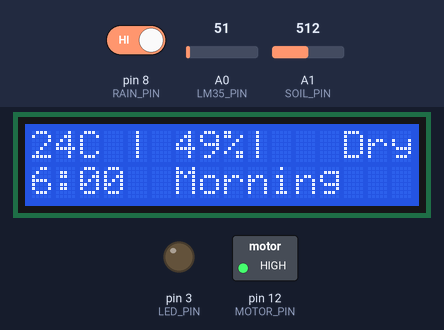
This sketch was run on a simulated Arduino Uno, built with avr-gcc and run on an emulated ATmega328P. Parts: 16×2 character LCD, switched loads named in the sketch (green lamp = pin HIGH), output pins drawn as LEDs (lit = HIGH). The inputs (shaded band) are chosen by the test bench; at power-on: pin 8 (RAIN_PIN) HIGH, A1 (SOIL_PIN) = 512, A0 (LM35_PIN) = 51. What the sketch prints to the serial monitor is not drawn.

Above: at 1.2 s.
1.3 s: pin 8 (RAIN_PIN) driven LOW
At 1.9 s:
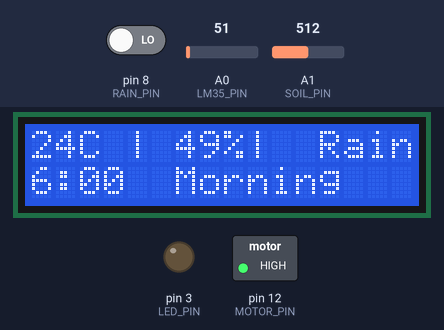
2.8 s: A1 (SOIL_PIN) set to 0
At 3.7 s:
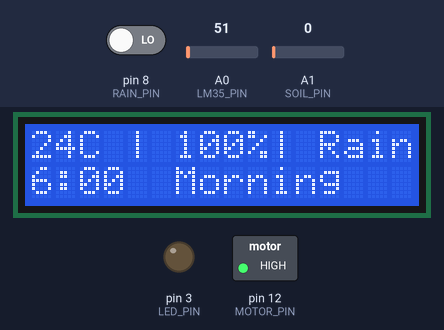
4.3 s: A1 (SOIL_PIN) set to 905
At 5.2 s:
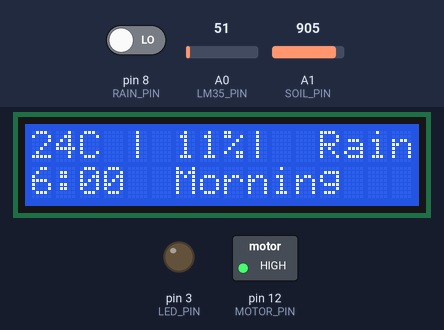
5.8 s: A1 (SOIL_PIN) set to 933
At 6.6 s:
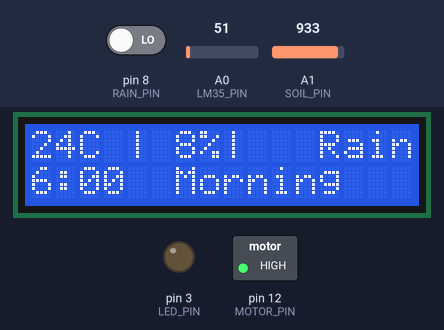
7.3 s: A0 (LM35_PIN) set to 61
At 7.7 s:
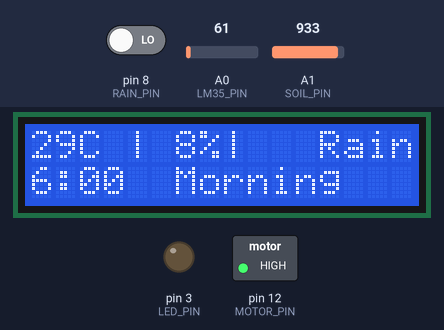
8.8 s: A0 (LM35_PIN) set to 71
At 9.9 s:
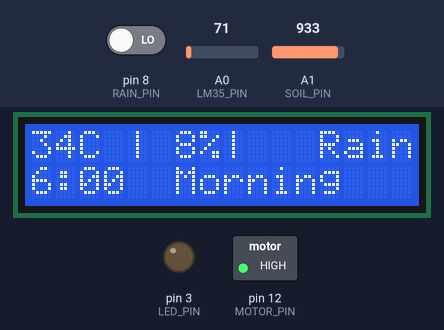
Timing chart, 0 to 11.3 s (numbered marks = the images above; inputs shaded):
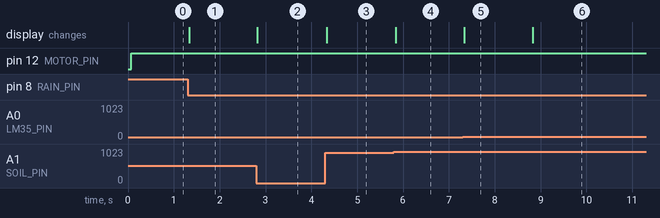

Measured:
- after the input at 1.3 s, the display: changes at once (image 1)
- after the input at 2.8 s, the display: changes at once (image 2)
- after the input at 4.3 s, the display: changes at once (image 3)
- after the input at 5.8 s, the display: changes at once (image 4)
- after the input at 7.3 s, the display: changes at once (image 5)
- after the input at 8.8 s, the display: changes at once (image 6)

The sketch:

Smart_Garden.ino
```cpp
#include <TimeLib.h>
#include<LiquidCrystal.h>

#define SOIL_PIN    A1
#define LM35_PIN    A0
#define RAIN_PIN    8
#define MOTOR_PIN   12
#define LED_PIN     3

#define RELAY_ON    LOW
#define RELAY_OFF   HIGH

#define RAINING     LOW
#define NO_RAIN     HIGH


const int rs = 10, en = 9, d4 = 4, d5 = 5, d6 = 6, d7 = 7;
LiquidCrystal lcd(rs,en,d4,d5,d6,d7);

void setup() {
    Serial.begin(9600);
    lcd.begin(16,2);
   setTime(6,0,0,30,12,21);
    pinMode(SOIL_PIN,INPUT);
    pinMode(LM35_PIN,INPUT);
    pinMode(MOTOR_PIN,OUTPUT);
    pinMode(LED_PIN,OUTPUT);
    pinMode(RAIN_PIN,INPUT);
}

void loop() {
    LCD_Print_Sensors_Values();
    Time_Settings();
    Pumb_Settings();
}


/****************************************************
 * Soil_Moisture() :                                *
 *    used for measuring the moisture of the soil   *
 ****************************************************/
int Soil_Moisture(){
  int moisture = 0, value = 0;
  value = analogRead(SOIL_PIN);
  moisture = map(value, 1023, 0, 0, 100);
  return moisture;
}

/****************************************************
 * LM35_Temp() :                                    *
 *    used for measuring the Temperature            *
 ****************************************************/
int LM35_Temp(){
  int temp = 0, value = 0;
  float volt = 0;
  value = analogRead(LM35_PIN);
  volt = (5.0 / 1023.0) * value;
  temp = volt / 0.01;
  return temp;
}

/****************************************************
 * Rain_Check() :                                   *
 *    used for Checking if there is a rain or not   *
 ****************************************************/
int Rain_Check(){
  int rain = digitalRead(RAIN_PIN);
  return rain;
}

/*****************************************************
 * Time_Settings() :                                 *
 *    used for Displaying the time and setting the   *
 *    logic based on that time.                      *
 *    such as displaying the morning, Afternoon or   *
 *    Evening and Turning the Lights On if its Dark  *
 *    outside                                        *
 ****************************************************/
void Time_Settings()
{
  Serial.print(hour());
  Serial.print(":");
  Serial.print(minute());
  Serial.print(":");
  Serial.println(second());

  lcd.setCursor(0,1);
  lcd.print(hour());
  printDigits(minute());
  if(hour() < 11 && hour() > 5) {digitalWrite(LED_PIN, LOW); lcd.print("  Morning");}
  else if(hour() <= 5) {digitalWrite(LED_PIN, HIGH); lcd.print("  Morning");}
  else if(hour() > 11 && hour() < 16) {digitalWrite(LED_PIN, LOW); lcd.print(" Afternoon");}
  else {lcd.print("  Evening"); digitalWrite(LED_PIN, HIGH);}
}

/******************************************************
 * printDigits(int digits) :                          *
 *    Displaying the minutes in the form "0m" if      *
 *    it's less than 10 and "mm" if it's greater than *
 *    or equal 10                                     *
 ******************************************************/
void printDigits(int digits)
{
  lcd.print(":");
  if(digits < 10)
    lcd.print('0');
  lcd.print(digits);
}

/******************************************************
 * LCD_Print_Sensors_Values() :                       *
 *   Displays the values of the sensors on the lcd    *
 ******************************************************/
void LCD_Print_Sensors_Values(){
  lcd.setCursor(0,0);
  lcd.print(LM35_Temp());
  lcd.print("C | ");
  lcd.setCursor(6,0);
  lcd.print(Soil_Moisture());
  Serial.print("M = ");
  Serial.println(Soil_Moisture());
  lcd.print("%| ");
  lcd.setCursor(12,0);
  if(Rain_Check() == RAINING){Serial.println("rain");lcd.print("Rain");}
  else if(Rain_Check() == NO_RAIN) {Serial.println("dry");lcd.print(" Dry");}
}

/******************************************************
 * Pumb_Settings() :                                  *
 *   Adjusts the Watering System as follows :         *
 *   - if temperature is high the water must be opend *
 *      3 times in the day                            *
 *   - if temperature is low the water must be opened *
 *      only 2 times in the day                       *
 *   - if the soil is dry the water must be opend     *
 *   - if it rains the next round is cancelled        *
 *   - moisture must be between 18 % - 20 %           *
 *   - Water is opened 3 seconds for each round       *
 *   - Water is opened in the morning 6 AM or 6:30 AM *
 *     or SunSet 18:00 PM                             *
 ******************************************************/
void Pumb_Settings(){
  if(LM35_Temp() >= 37){
     if(Soil_Moisture() < 20){
       if(Rain_Check() == NO_RAIN){
                if(hour() == 6 && minute() == 0 && second() > 0 && second() < 4){
                  digitalWrite(MOTOR_PIN, RELAY_ON);
                }
                else if(hour() == 6 && minute() == 30 && second() > 0 && second() < 4){
                  digitalWrite(MOTOR_PIN, RELAY_ON);
                }
                else if(hour() == 18 && minute() == 0 && second() > 0 && second() < 4){
                  digitalWrite(MOTOR_PIN, RELAY_ON);
                }
                else{
                  digitalWrite(MOTOR_PIN, RELAY_OFF);
                }
       }
       else if(Rain_Check() == RAINING){
          digitalWrite(MOTOR_PIN, RELAY_OFF);
       }
     }
    else{
            digitalWrite(MOTOR_PIN, RELAY_OFF);

    }
  }
  else if(LM35_Temp() < 37){
     if(Soil_Moisture() < 18){
       if(Rain_Check() == NO_RAIN){
                if(hour() == 6 && minute() == 0 && second() > 0 && second() < 4){
                  digitalWrite(MOTOR_PIN, RELAY_ON);
                }
                else if(hour() == 18 && minute() == 0 && second() > 0 && second() < 4){
                  digitalWrite(MOTOR_PIN, RELAY_ON);
                }
                else{
                  digitalWrite(MOTOR_PIN, RELAY_OFF);
                }
       }
       else if(Rain_Check() == RAINING){
          digitalWrite(MOTOR_PIN, RELAY_OFF);
       }
     }
     else{
          digitalWrite(MOTOR_PIN, RELAY_OFF);
      }
  }
}
```
